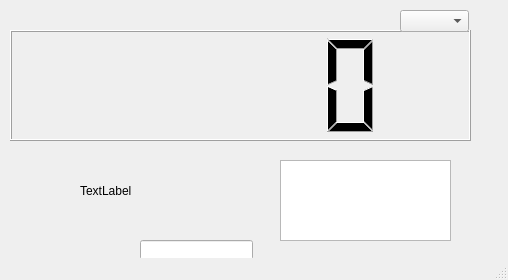
<?xml version="1.0" encoding="UTF-8"?>
<ui version="4.0">
 <class>MainWindow</class>
 <widget class="QMainWindow" name="MainWindow">
  <property name="geometry">
   <rect>
    <x>0</x>
    <y>0</y>
    <width>508</width>
    <height>280</height>
   </rect>
  </property>
  <property name="windowTitle">
   <string>MainWindow</string>
  </property>
  <widget class="QWidget" name="centralWidget">
   <widget class="QLCDNumber" name="lcdNumber">
    <property name="geometry">
     <rect>
      <x>10</x>
      <y>30</y>
      <width>461</width>
      <height>111</height>
     </rect>
    </property>
   </widget>
   <widget class="QComboBox" name="comboBox">
    <property name="geometry">
     <rect>
      <x>400</x>
      <y>10</y>
      <width>69</width>
      <height>22</height>
     </rect>
    </property>
   </widget>
   <widget class="QTextBrowser" name="textBrowser">
    <property name="geometry">
     <rect>
      <x>280</x>
      <y>160</y>
      <width>171</width>
      <height>81</height>
     </rect>
    </property>
   </widget>
   <widget class="QLabel" name="label">
    <property name="geometry">
     <rect>
      <x>80</x>
      <y>170</y>
      <width>141</width>
      <height>41</height>
     </rect>
    </property>
    <property name="text">
     <string>TextLabel</string>
    </property>
   </widget>
   <widget class="QLineEdit" name="lineEdit">
    <property name="geometry">
     <rect>
      <x>140</x>
      <y>240</y>
      <width>113</width>
      <height>20</height>
     </rect>
    </property>
   </widget>
  </widget>
  <widget class="QStatusBar" name="statusBar"/>
 </widget>
 <layoutdefault spacing="6" margin="11"/>
 <resources/>
 <connections/>
</ui>
